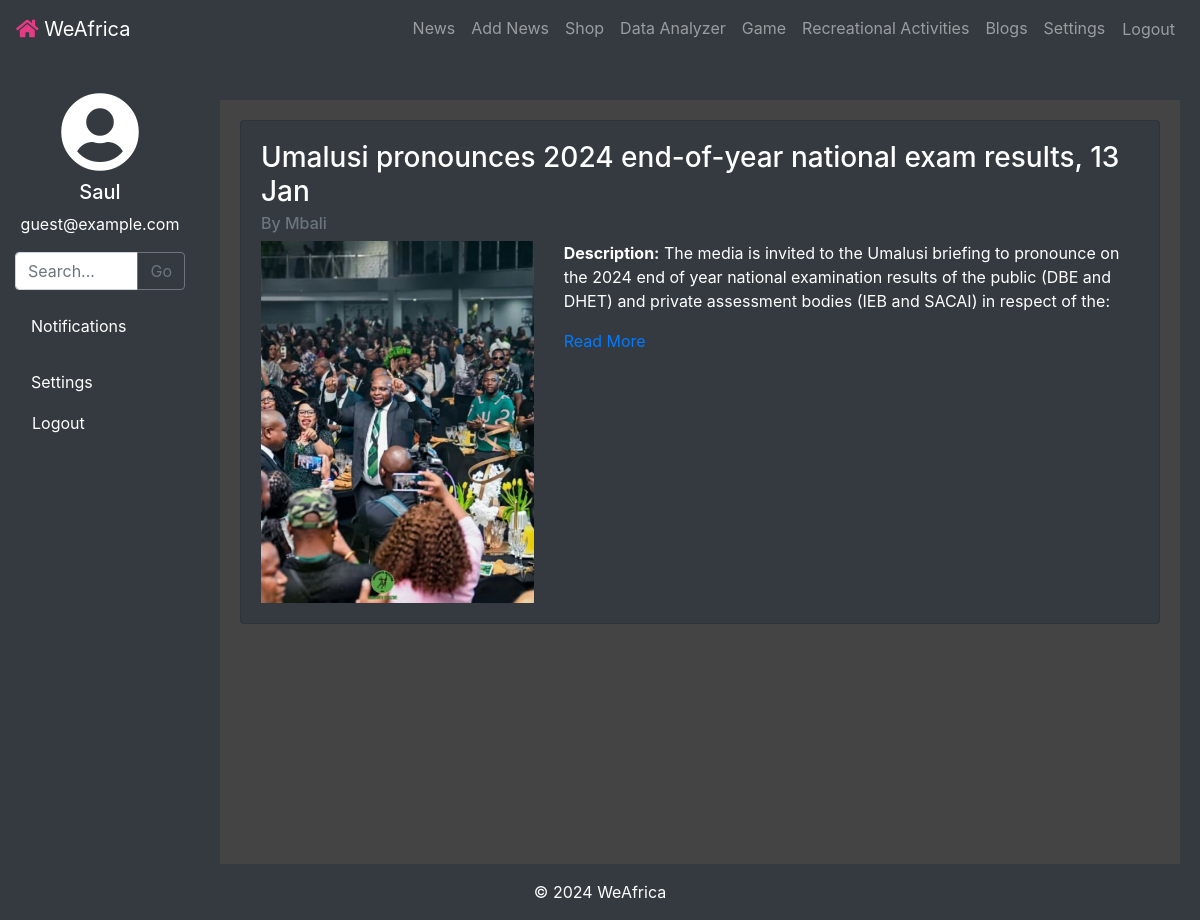
The app's page /news_list (signed in) with its own data.
### tables this page shows
CREATE TABLE articles (
    id INTEGER PRIMARY KEY AUTOINCREMENT,
    title TEXT NOT NULL,
    description TEXT NOT NULL,
    body TEXT NOT NULL,
    image_url TEXT,
    author TEXT NOT NULL,
    created_at TIMESTAMP DEFAULT CURRENT_TIMESTAMP
, image TEXT);

### app.py (the view)
@app.route('/news_list')
def news_list():
    articles = news.get_all_articles()
    return render_template('news_list.html', articles=articles)

### news.py (called while the page is built)
def get_db():
    conn = sqlite3.connect('final_project.db')
    conn.row_factory = sqlite3.Row
    return conn

def get_all_articles():
    db = get_db()
    cursor = db.cursor()
    cursor.execute("SELECT title, description, body, image, author FROM articles")
    articles = cursor.fetchall()
    db.close()
    return articles

### templates/news_list.html (shortened to what this page needs)
{% extends "layout.html" %}
{% block content %}
<div class="container darker-background-2 mt-4">
    {% for article in articles %}
        <div class="card mb-4 bg-dark text-white">
            <div class="card-body">
                <h3 class="card-title">{{ article.title }}</h3>
                <h6 class="card-subtitle mb-2 text-muted">By {{ article.author }}</h6>
                <div class="row">
                    {% if article.image %}
                        <div class="col-md-4">
                            <img src="{{ url_for('static', filename='uploads/' ~ article.image) }}" class="img-fluid" alt="{{ article.title }}" style="max-width: 100%; height: auto;">
                        </div>
                    {% endif %}
                    <div class="col-md-8">
                        <p class="card-text"><strong>Description:</strong> {{ article.description }}</p>
                        <a href="#" class="read-more-link" data-article-id="{{ loop.index }}">Read More</a>
                    </div>
                </div>
            </div>
        </div>
    {% endfor %}
</div>
{% endblock %}

### static/css/style.css (style rules this page uses)
body { background-color: #343a40; color: #ffffff; padding-top: 56px; }
.darker-background-2 { background-color: #444; color: #fff; min-height: 100vh; padding: 20px; }

### records on screen
articles: title "Umalusi pronounces 2024 end-of-year national exam results, 13 Jan", author "Mbali", image (picture), description "The media is invited to the Umalusi briefing to pronounce on the 2024 end of year national examination results of the public (DBE and DHET) and private assessment bodies (IEB and SACAI) in respect of the:"

### other values on screen
{{ session.get('username', 'Guest') }} "Saul"
{{ session.get('email', 'guest@example.com') }} "guest@example.com"
